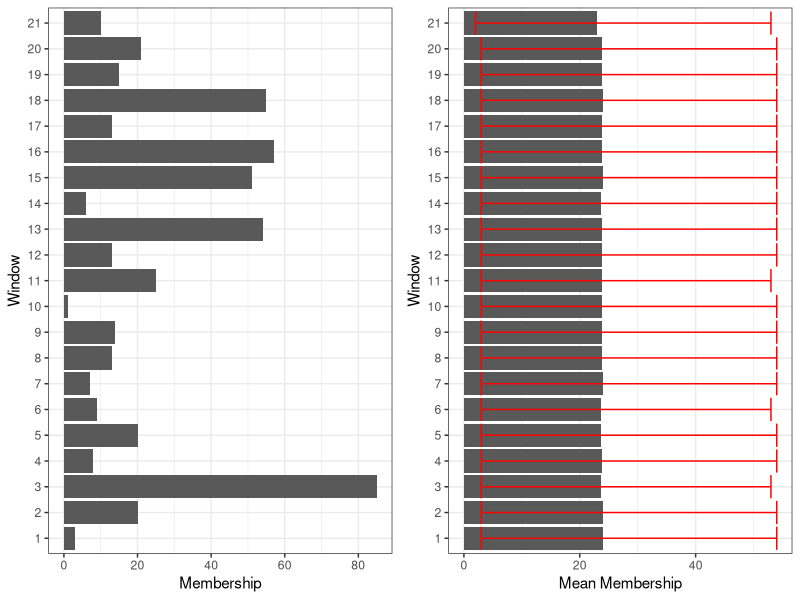
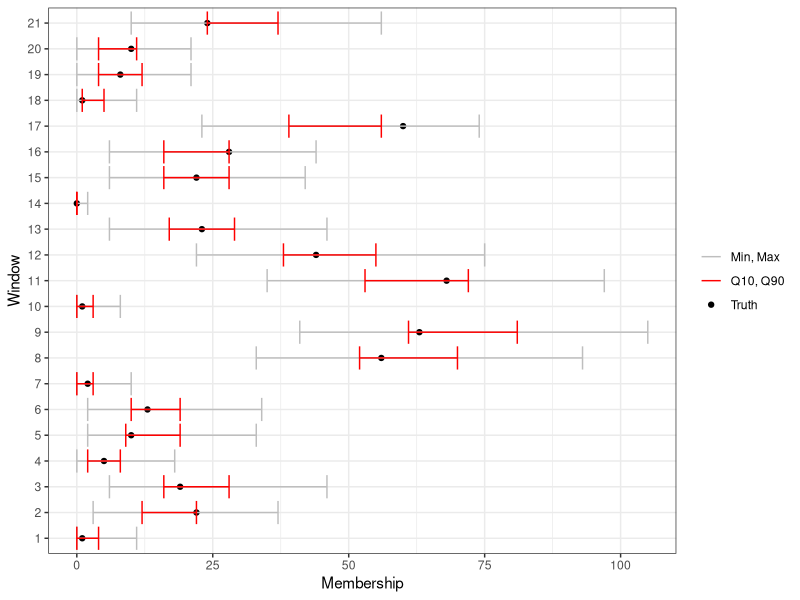
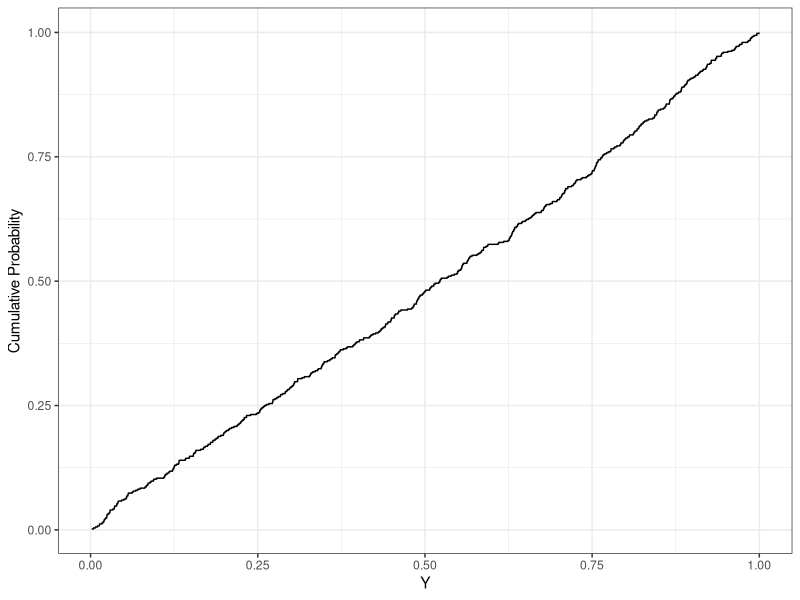
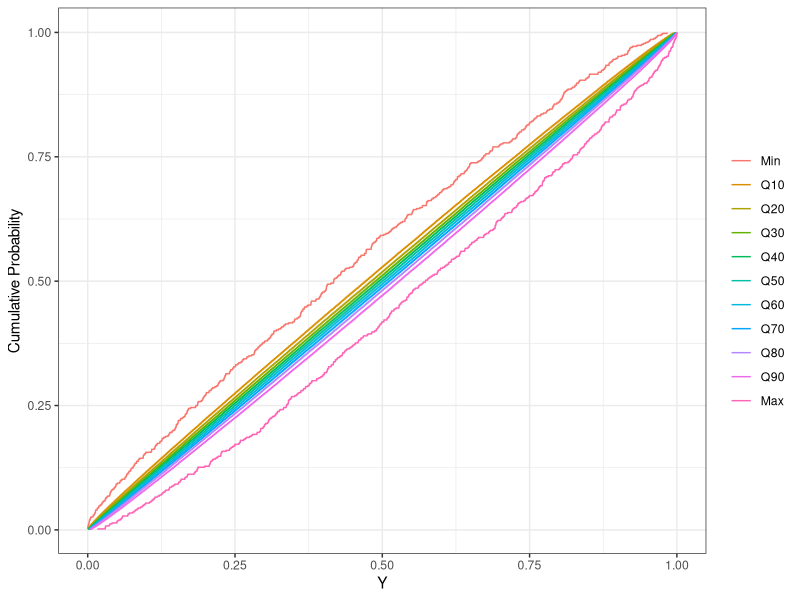
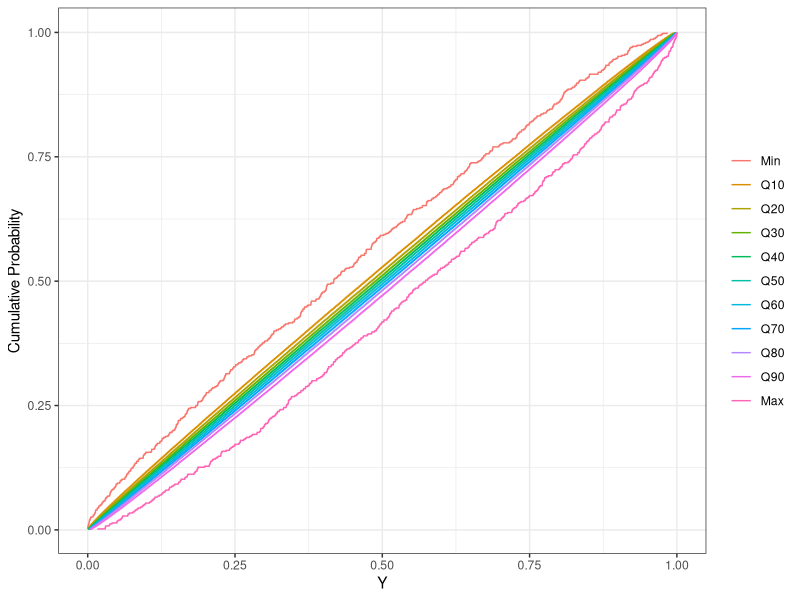
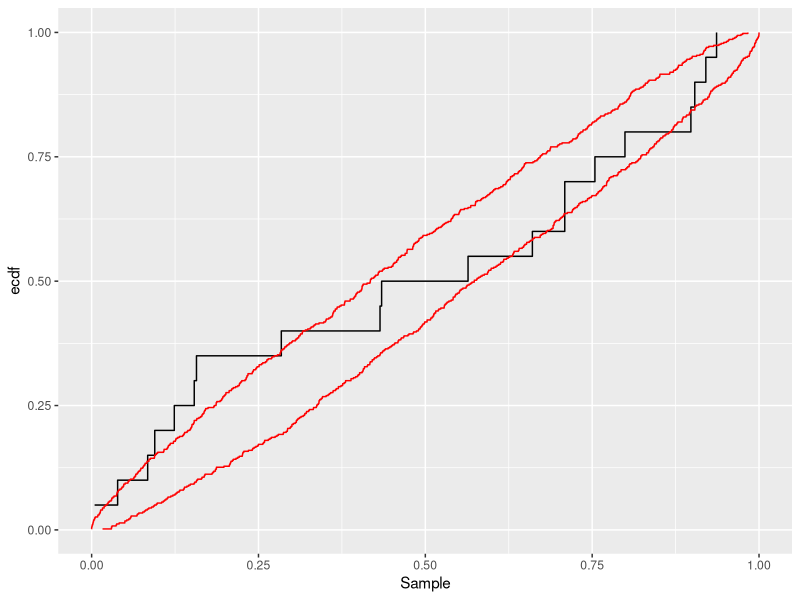

These figures' R source, in order:
## ---- chunk 1
library(dplyr)
library(tidyr)
library(ggplot2)
library(gridExtra)

knitr::opts_chunk$set(
  cache = TRUE,
  collapse = TRUE,
  comment = "#>",
  eval = TRUE
)

quick_eval <- FALSE
## ---- chunk 2
iters <- 50000
N <- 500
n <- 20

orig.pop <- runif(N)

storage <- matrix(NA, nrow = iters, ncol = n + 1)

for(i in 1:iters) {
  ind <- sample(1:N, n)
  samp <- sort(orig.pop[ind])
  others <- orig.pop[-ind]
  
  tabs <- table(findInterval(orig.pop, c(-Inf, samp, Inf), left.open = TRUE))
  add1 <- as.numeric(tabs)
  names(add1) <- names(tabs)
  add2 <- rep(0, n + 1)
  names(add2) <- 1:(n + 1)
  add <- list(add1, add2)

  tab <- tapply(unlist(add), names(unlist(add)), sum)
  storage[i, ] <- tab[order(factor(names(tab), levels = 1:(length(samp) + 1)))]
}
## ---- chunk 3
g1 <- data.frame(
  "Window" = 1:(n + 1),
  "Membership" = storage[1, ]
) %>%
  ggplot(mapping = aes(y = as.factor(Window), x = Membership)) + 
  geom_bar(stat = "identity") + 
  labs(x = "Membership", y = "Window") + 
  theme_bw()

g2 <- data.frame(
  "Window" = 1:(n + 1),
  "Mean" = colMeans(storage),
  "Q10" = apply(storage, 2, quantile, probs = 0.1),
  "Q90" = apply(storage, 2, quantile, probs = 0.9)
) %>%
  ggplot(mapping = aes(y = as.factor(Window), x = Mean)) + 
  geom_bar(stat = "identity") + 
  geom_errorbar(mapping = aes(xmin = Q10, xmax = Q90), color = "red") + 
  labs(x = "Mean Membership", y = "Window") + 
  theme_bw()

grid.arrange(g1, g2, nrow = 1)
## ---- chunk 4
iters <- 50000
N <- 500
n <- 20

ind <- sample(1:N, n)
samp <- sort(orig.pop[ind])

storage2 <- matrix(NA, nrow = iters + 1, ncol = n + 1)

for(i in 1:iters) {
  pop <- runif(N - n)
  
  tabs <- table(findInterval(pop, c(-Inf, samp, Inf), left.open = TRUE))
  add1 <- as.numeric(tabs)
  names(add1) <- names(tabs)
  add2 <- rep(0, n + 1)
  names(add2) <- 1:(n + 1)
  add <- list(add1, add2)

  tab <- tapply(unlist(add), names(unlist(add)), sum)
  storage2[i, ] <- tab[order(factor(names(tab), levels = 1:(length(samp) + 1)))]
}

pop <- orig.pop[-ind]
  
tabs <- table(findInterval(pop, c(-Inf, samp, Inf), left.open = TRUE))
add1 <- as.numeric(tabs)
names(add1) <- names(tabs)
add2 <- rep(0, n + 1)
names(add2) <- 1:(n + 1)
add <- list(add1, add2)

tab <- tapply(unlist(add), names(unlist(add)), sum)
storage2[iters + 1, ] <- tab[order(factor(names(tab), levels = 1:(length(samp) + 1)))]
## ---- chunk 5
g1 <- data.frame(
  "Window" = 1:(n + 1),
  "Truth" = storage2[iters + 1, ],
  "Q10" = apply(storage2, 2, quantile, probs = 0.1),
  "Q90" = apply(storage2, 2, quantile, probs = 0.9),
  "Min" = apply(storage2, 2, min),
  "Max" = apply(storage2, 2, max)
) %>%
  ggplot(mapping = aes(y = as.factor(Window), x = Truth)) + 
  geom_point(stat = "identity", mapping = aes(color = "Truth")) + 
  geom_errorbar(mapping = aes(xmin = Min, xmax = Max, color = "Min, Max")) + 
  geom_errorbar(mapping = aes(xmin = Q10, xmax = Q90, color = "Q10, Q90")) + 
  scale_color_manual(name = NULL, values = c("grey", "red", "black")) + 
  labs(x = "Membership", y = "Window") + 
  theme_bw()

grid.arrange(g1, nrow = 1)
## ---- chunk 6
data.frame(
  Y = sort(orig.pop),
  E = seq(1, N) / N
) %>%
  ggplot(mapping = aes(x = Y)) + 
  stat_ecdf(pad = FALSE) + 
  labs(y = "Cumulative Probability") + 
  theme_bw()
## ---- chunk 7
nSynth <- 10000

storage3 <- matrix(runif(nSynth * N), nrow = nSynth, ncol = N)
storage3 <- t(apply(storage3, 1, sort))

data.frame(
  "Min" = apply(storage3, 2, min),
  "Q10" = apply(storage3, 2, quantile, probs = 0.1),
  "Q20" = apply(storage3, 2, quantile, probs = 0.2),
  "Q30" = apply(storage3, 2, quantile, probs = 0.3),
  "Q40" = apply(storage3, 2, quantile, probs = 0.4),
  "Q50" = apply(storage3, 2, quantile, probs = 0.5),
  "Q60" = apply(storage3, 2, quantile, probs = 0.6),
  "Q70" = apply(storage3, 2, quantile, probs = 0.7),
  "Q80" = apply(storage3, 2, quantile, probs = 0.8),
  "Q90" = apply(storage3, 2, quantile, probs = 0.9),
  "Max" = apply(storage3, 2, max)
) %>%
  pivot_longer(Min:Max, names_to = "Quantile", values_to = "Value") %>%
  mutate(Quantile = factor(Quantile, levels = c("Min", paste0("Q", 1:9, "0"), "Max"))) %>%
  ggplot(mapping = aes(group = Quantile, x = Value, color = Quantile)) + 
  stat_ecdf(pad = FALSE) + 
  scale_color_discrete(name = NULL) + 
  labs(x = "Y", y = "Cumulative Probability") + 
  theme_bw()
## ---- chunk 8
nSynth <- 10000

storage4 <- matrix(rnorm(nSynth * N), nrow = nSynth, ncol = N)
storage4 <- t(apply(storage3, 1, sort))

data.frame(
  "Min" = apply(storage4, 2, min),
  "Q10" = apply(storage4, 2, quantile, probs = 0.1),
  "Q20" = apply(storage4, 2, quantile, probs = 0.2),
  "Q30" = apply(storage4, 2, quantile, probs = 0.3),
  "Q40" = apply(storage4, 2, quantile, probs = 0.4),
  "Q50" = apply(storage4, 2, quantile, probs = 0.5),
  "Q60" = apply(storage4, 2, quantile, probs = 0.6),
  "Q70" = apply(storage4, 2, quantile, probs = 0.7),
  "Q80" = apply(storage4, 2, quantile, probs = 0.8),
  "Q90" = apply(storage4, 2, quantile, probs = 0.9),
  "Max" = apply(storage4, 2, max)
) %>%
  pivot_longer(Min:Max, names_to = "Quantile", values_to = "Value") %>%
  mutate(Quantile = factor(Quantile, levels = c("Min", paste0("Q", 1:9, "0"), "Max"))) %>%
  ggplot(mapping = aes(group = Quantile, x = Value, color = Quantile)) + 
  stat_ecdf(pad = FALSE) + 
  scale_color_discrete(name = NULL) + 
  labs(x = "Y", y = "Cumulative Probability") + 
  theme_bw()
## ---- chunk 9
bounds <- data.frame(
  "Min" = apply(storage3, 2, min),
  "Max" = apply(storage3, 2, max)
) %>%
  pivot_longer(Min:Max, names_to = "Quantile", values_to = "Value") %>%
  mutate(Quantile = factor(Quantile, levels = c("Min", "Max")))

data.frame(Sample = samp) %>%
  ggplot(mapping = aes(x = Sample)) + 
  stat_ecdf(pad = FALSE) + 
  stat_ecdf(data = bounds, mapping = aes(group = Quantile, x = Value), color = "red", pad = FALSE)
